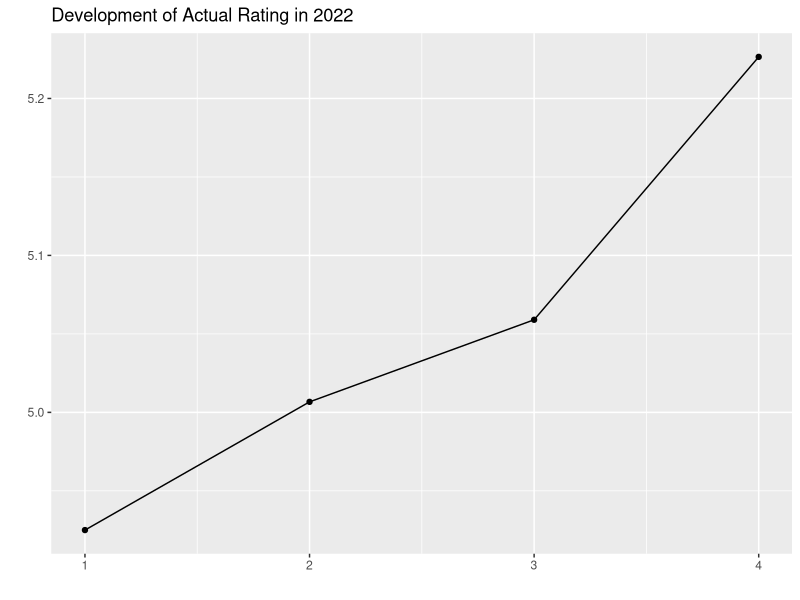

Here is the R script that generated this plot:
# Load packages
library(tidyverse)
library(readxl)
library(lubridate)

# Load data and add variables
matches <- read_excel("Matches.xlsx") %>% 
  mutate(id = row_number()) %>% 
  rowwise() %>% 
  mutate(
    w1 = as.numeric(str_split(str_split(result, ", ")[[1]][1], "-")[[1]][1]),
    l1 = as.numeric(str_split(str_split(result, ", ")[[1]][1], "-")[[1]][2]),
    w2 = as.numeric(str_split(str_split(result, ", ")[[1]][2], "-")[[1]][1]),
    l2 = as.numeric(str_split(str_split(result, ", ")[[1]][2], "-")[[1]][2]),
    w3 = as.numeric(str_split(str_split(result, ", ")[[1]][3], "-")[[1]][1]),
    l3 = as.numeric(str_split(str_split(result, ", ")[[1]][3], "-")[[1]][2])
  ) %>% 
  ungroup()

# Plot rating
matches %>% 
  filter(!is.na(rating_new)) %>%
  ggplot(aes(x = id, y = rating_new)) +
  geom_line() +  
  geom_point() +
  labs(title = "Development of Actual Rating in 2022",
       y = "",
       x = "")

